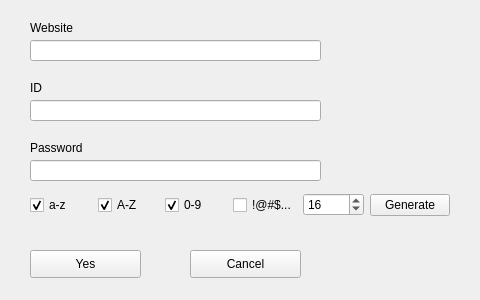
<?xml version="1.0" encoding="UTF-8"?>
<ui version="4.0">
 <class>addWindow</class>
 <widget class="QWidget" name="addWindow">
  <property name="geometry">
   <rect>
    <x>0</x>
    <y>0</y>
    <width>480</width>
    <height>300</height>
   </rect>
  </property>
  <property name="windowTitle">
   <string>Add</string>
  </property>
  <widget class="QLabel" name="labelWebsite">
   <property name="geometry">
    <rect>
     <x>30</x>
     <y>20</y>
     <width>72</width>
     <height>15</height>
    </rect>
   </property>
   <property name="text">
    <string>Website</string>
   </property>
  </widget>
  <widget class="QLabel" name="labelID">
   <property name="geometry">
    <rect>
     <x>30</x>
     <y>80</y>
     <width>72</width>
     <height>15</height>
    </rect>
   </property>
   <property name="text">
    <string>ID</string>
   </property>
  </widget>
  <widget class="QLabel" name="labelPw">
   <property name="geometry">
    <rect>
     <x>30</x>
     <y>140</y>
     <width>72</width>
     <height>15</height>
    </rect>
   </property>
   <property name="text">
    <string>Password</string>
   </property>
  </widget>
  <widget class="QLineEdit" name="lineeditWebsite">
   <property name="geometry">
    <rect>
     <x>30</x>
     <y>40</y>
     <width>291</width>
     <height>21</height>
    </rect>
   </property>
  </widget>
  <widget class="QLineEdit" name="lineeditID">
   <property name="geometry">
    <rect>
     <x>30</x>
     <y>100</y>
     <width>291</width>
     <height>21</height>
    </rect>
   </property>
  </widget>
  <widget class="QLineEdit" name="lineeditPw">
   <property name="geometry">
    <rect>
     <x>30</x>
     <y>160</y>
     <width>291</width>
     <height>21</height>
    </rect>
   </property>
  </widget>
  <widget class="QPushButton" name="yesbtn">
   <property name="geometry">
    <rect>
     <x>30</x>
     <y>250</y>
     <width>111</width>
     <height>28</height>
    </rect>
   </property>
   <property name="text">
    <string>Yes</string>
   </property>
  </widget>
  <widget class="QPushButton" name="cancelbtn">
   <property name="geometry">
    <rect>
     <x>190</x>
     <y>250</y>
     <width>111</width>
     <height>28</height>
    </rect>
   </property>
   <property name="text">
    <string>Cancel</string>
   </property>
  </widget>
  <widget class="QWidget" name="layoutWidget">
   <property name="geometry">
    <rect>
     <x>30</x>
     <y>190</y>
     <width>420</width>
     <height>30</height>
    </rect>
   </property>
   <layout class="QHBoxLayout" name="horizontalLayout">
    <item>
     <widget class="QCheckBox" name="auto_az">
      <property name="text">
       <string>a-z</string>
      </property>
      <property name="checked">
       <bool>true</bool>
      </property>
     </widget>
    </item>
    <item>
     <widget class="QCheckBox" name="auto_AZ">
      <property name="text">
       <string>A-Z</string>
      </property>
      <property name="checked">
       <bool>true</bool>
      </property>
     </widget>
    </item>
    <item>
     <widget class="QCheckBox" name="auto_num">
      <property name="text">
       <string>0-9</string>
      </property>
      <property name="checked">
       <bool>true</bool>
      </property>
     </widget>
    </item>
    <item>
     <widget class="QCheckBox" name="auto_char">
      <property name="text">
       <string>!@#$...</string>
      </property>
     </widget>
    </item>
    <item>
     <widget class="QSpinBox" name="pwLen">
      <property name="minimum">
       <number>1</number>
      </property>
      <property name="maximum">
       <number>100</number>
      </property>
      <property name="value">
       <number>16</number>
      </property>
     </widget>
    </item>
    <item>
     <widget class="QPushButton" name="genPw">
      <property name="text">
       <string>Generate</string>
      </property>
     </widget>
    </item>
   </layout>
  </widget>
 </widget>
 <resources/>
 <connections/>
</ui>
